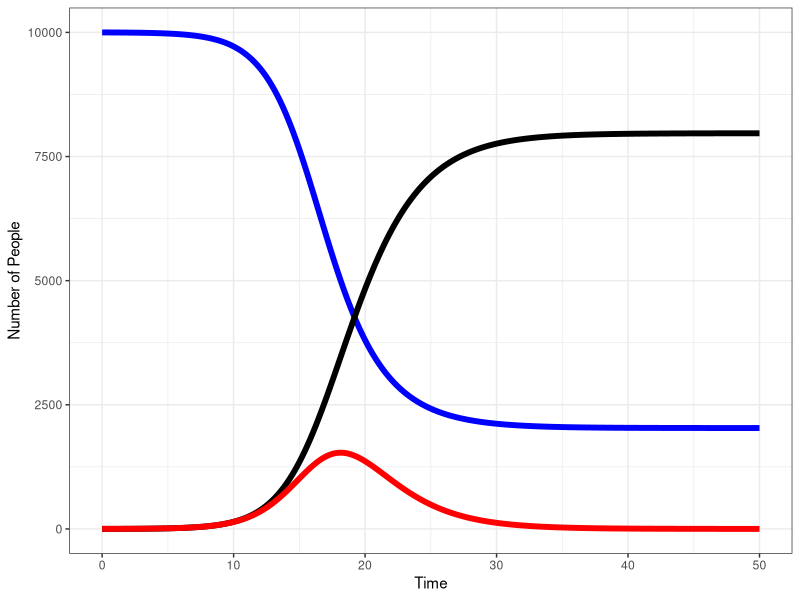

This chart was generated by the following R code:
## ----Download Libraries-------------------------------------------------------
library(deSolve)   # numerical integration package
library(ggplot2)   # plotting package
library(tidyverse) # packages for handling and reshaping data
library(reshape2) 
library(stats) # statistics package


## ----Define SIR model function to be integrated-------------------------------
sir_model <- function(time, state, parameters) {
  # Unpack Parameters
  with(as.list(c(state,parameters)), {
      # Calculate total population size
      N <-  S + I + R
      
      # Calculate force of infection
      lambda <- beta * I / N
      
      # Calculate derivatives
      dS <- -lambda * S
      dI <- lambda * S - gamma * I
      dR <- gamma * I
      
      # Return derivative
      return(list(c(dS, dI, dR)))
    }
  )
}


## -----------------------------------------------------------------------------
# Initial values for state variables
initial_state_values <- c(S = 9999,
                         I = 1,
                         R = 0
)

# Parameter values
parameters <-  c(beta = 1, # per-contact infection rate
                 gamma = .5 # recovery rate
)

# Define a list of time steps 
times = seq(from = 0, to = 50, by = .1)

# Integrate
sir.output <- as.data.frame(ode(y = initial_state_values, 
                            times = times, 
                            func = sir_model,
                            parms = parameters))


## -----------------------------------------------------------------------------
p <- ggplot(data = sir.output) + 
  geom_line(mapping = aes(x = time, y = S), 
            color = 'blue', size = 2) + 
  geom_line(mapping = aes(x = time, y = R), 
            color = 'black', size = 2) + 
  geom_line(mapping = aes(x = time, y = I), 
            color = 'red', size = 2) + 
  xlim(0,50) + 
  xlab("Time") + 
  ylab("Number of People") + 
  theme(axis.text = element_text(size = 20),
        axis.title = element_text(size = 24)) + 
  theme_bw()

p


## -----------------------------------------------------------------------------
# Find the first time when the number of infected drops below 1
sir.output[sir.output$I <=1,][1,]$R


## -----------------------------------------------------------------------------
sir.output[sir.output$I == max(sir.output$I),]$time


## -----------------------------------------------------------------------------
sir.output[sir.output$I == max(sir.output$I),]$I
